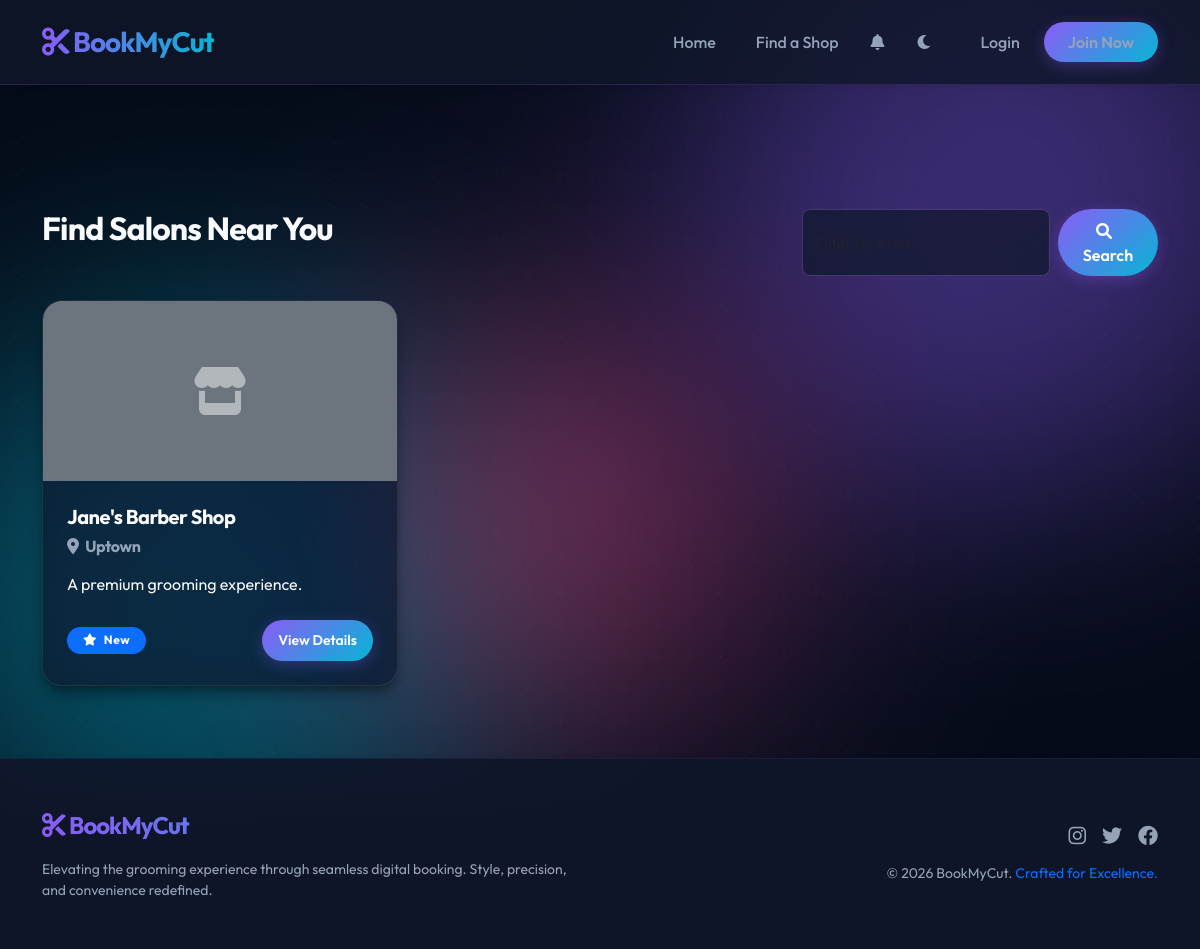
The page /shops on the database its author committed.
### tables this page shows
CREATE TABLE shops (
    id INTEGER PRIMARY KEY AUTOINCREMENT,
    owner_id INTEGER NOT NULL,
    name VARCHAR(100) NOT NULL,
    area VARCHAR(100) NOT NULL,
    address TEXT NOT NULL,
    description TEXT,
    contact_number VARCHAR(20),
    shop_image VARCHAR(255),
    created_at TIMESTAMP DEFAULT (datetime('now', 'localtime')),
    FOREIGN KEY (owner_id) REFERENCES users(id) ON DELETE CASCADE
);

### app.py (the view, shortened to what this page needs)
@app.route('/shops')
def list_shops():
    cursor = get_db_cursor()
    area_filter = request.args.get('area', '').strip()
    cursor.execute('SELECT DISTINCT area FROM shops WHERE area IS NOT NULL')
    all_areas = [row['area'] for row in cursor.fetchall()]
    for area in all_areas:
        search_index.insert(area)
    query = 'SELECT * FROM shops'
    params = ()
    cursor.execute(query, params)
    shops = [dict(row) for row in cursor.fetchall()]
    for shop in shops:
         cursor.execute('SELECT AVG(rating) as avg_rating FROM reviews WHERE shop_id = ?', (shop['id'],))
         res = cursor.fetchone()
         shop['rating'] = round(res['avg_rating'], 1) if res['avg_rating'] else 'New'
    return render_template('shops.html', shops=shops, all_areas=all_areas, area_filter=area_filter)

### app.py (called while the page is built)
def get_db_cursor():
    return db.connection.cursor()

def is_logged_in():
    return 'loggedin' in session

@app.context_processor
def inject_shop_status():
    unread_count = 0
    if is_logged_in():
        from flask import g
        cursor = get_db_cursor()
        cursor.execute("SELECT COUNT(*) as count FROM notifications WHERE user_id = ? AND is_read = FALSE", (session['id'],))
        res = cursor.fetchone()
        unread_count = res['count'] if res else 0
    if is_logged_in() and is_owner():
        cursor = get_db_cursor()
        cursor.execute('SELECT id FROM shops WHERE owner_id = ?', (session['id'],))
        shop = cursor.fetchone()
        return {'owner_has_shop': shop is not None, 'owner_shop_id': shop['id'] if shop else None, 'unread_notifications': unread_count}
    return {'owner_has_shop': False, 'owner_shop_id': None, 'unread_notifications': unread_count}

    @property
    def connection(self):
        if 'db_conn' not in g:
            g.db_conn = sqlite3.connect(self.db_path)
            g.db_conn.row_factory = sqlite3.Row
            g.db_conn.execute("PRAGMA foreign_keys = ON")
        return g.db_conn

    def insert(self, word):
        if not word: return
        node = self.root
        for char in word.lower():
            if char not in node.children:
                node.children[char] = TrieNode()
            node = node.children[char]
        node.is_end_of_word = True

### templates/shops.html (shortened to what this page needs)
{% extends 'base.html' %}
{% block content %}
<div class="row mb-4">
    <div class="col-md-8">
        <h2>Find Salons Near You</h2>
    </div>
    <div class="col-md-4">
        <form action="{{ url_for('list_shops') }}" method="get" class="d-flex">
            <input class="form-control me-2" type="search" name="area" placeholder="Filter by Area" aria-label="Search"
                list="area-list" value="{{ area_filter or '' }}">
            <button class="btn btn-primary rounded-pill px-4" type="submit">
                <i class="fas fa-search me-2"></i> Search
            </button>
        </form>
    </div>
</div>
<div class="row">
    {% for shop in shops %}
    <div class="col-md-4 mb-4">
        <div class="glass-card h-100 p-0 overflow-hidden fade-in">
            {% if shop.shop_image %}
            <img src="{{ url_for('static', filename='uploads/shop_pics/' + shop.shop_image) }}" class="card-img-top"
                alt="{{ shop.name }}" style="height: 180px; object-fit: cover;">
            {% else %}
            <div class="card-img-top bg-secondary d-flex align-items-center justify-content-center"
                style="height: 180px;">
                <i class="fas fa-store fa-3x text-light opacity-50"></i>
            </div>
            {% endif %}
            <div class="card-body p-4">
                <h5 class="fw-bold text-white mb-2">{{ shop.name }}</h5>
                <h6 class="text-muted mb-3"><i class="fas fa-map-marker-alt me-1"></i> {{ shop.area }}</h6>
                <p class="text-light text-truncate mb-4">{{ shop.description }}</p>
                <div class="d-flex justify-content-between align-items-center">
                    <span class="badge bg-primary px-3 rounded-pill"><i class="fas fa-star me-1"></i> {{ shop.rating
                        }}</span>
                    <a href="{{ url_for('shop_details', shop_id=shop.id) }}"
                        class="btn btn-primary btn-sm rounded-pill px-3">View Details</a>
                </div>
            </div>
        </div>
    </div>
    {% else %}
    <div class="col-12">
        <div class="alert alert-warning text-center">
            No shops found. Try a different area or check back later!
        </div>
    </div>
    {% endfor %}
</div>
{% endblock %}

### static/css/style.css (style rules this page uses)
:root { --bg-color: #050b18; --surface-color: #0f172a; --primary-color: #8b5cf6; --primary-glow: rgba(139, 92, 246, 0.5); --secondary-color: #06b6d4; --secondary-glow: rgba(6, 182, 212, 0.5); --accent-color: #f43f5e; --text-color: #f8fafc; --text-muted: #94a3b8; --glass-bg: rgba(15, 23, 42, 0.7); --glass-border: rgba(255, 255, 255, 0.08); --shadow-sm: 0 1px 2px 0 rgba(0, 0, 0, 0.05); --shadow-md: 0 4px 6px -1px rgba(0, 0, 0, 0.1), 0 2px 4px -1px rgba(0, 0, 0, 0.06); --shadow-lg: 0 10px 15px -3px rgba(0, 0, 0, 0.4), 0 4px 6px -2px rgba(0, 0, 0, 0.2); --shadow-xl: 0 20px 25px -5px rgba(0, 0, 0, 0.5), 0 10px 10px -5px rgba(0, 0, 0, 0.3); --nav-bg: rgba(15, 23, 42, 0.8); --footer-bg: rgba(15, 23, 42, 0.95); --card-hover-bg: linear-gradient(145deg, rgba(139, 92, 246, 0.1), rgba(6, 182, 212, 0.05)); --transition-speed: 0.3s; --slot-grid-bg: rgba(0, 0, 0, 0.3); --slot-btn-border: rgba(255, 255, 255, 0.1); --hero-title-gradient: linear-gradient(135deg, #ffffff 0%, #cbd5e1 100%); --hero-text-clr: rgba(248, 250, 252, 0.85); --hero-border-clr: rgba(255, 255, 255, 0.12); --hero-glow-opacity: 0.3; --aurora-1: #8b5cf6; --aurora-2: #06b6d4; --aurora-3: #f43f5e; --aurora-4: #6366f1; --dot-color: rgba(255, 255, 255, 0.05); --card-sub-bg: rgba(255, 255, 255, 0.03); --inner-border: rgba(255, 255, 255, 0.1); }
body { font-family: 'Outfit', sans-serif; background-color: var(--bg-color); color: var(--text-color); display: flex; flex-direction: column; min-height: 100vh; overflow-x: hidden; position: relative; transition: background-color var(--transition-speed), color var(--transition-speed); }
.glass-card { background: var(--glass-bg); backdrop-filter: blur(16px) saturate(180%); -webkit-backdrop-filter: blur(16px) saturate(180%); border: 1px solid var(--glass-border); border-radius: 20px; box-shadow: var(--shadow-lg); transition: all 0.5s cubic-bezier(0.23, 1, 0.32, 1); position: relative; overflow: hidden; }
.text-muted { color: var(--text-muted) !important; }
.btn-primary { background: linear-gradient(135deg, var(--primary-color), var(--secondary-color)); border: none; color: white; font-weight: 600; padding: 0.6rem 1.5rem; border-radius: 10px; box-shadow: 0 4px 15px rgba(139, 92, 246, 0.3); transition: all 0.4s cubic-bezier(0.175, 0.885, 0.32, 1.275); }
.btn-primary { position: relative; overflow: hidden; }
h1, h2, h3, h4, h5, h6 { font-weight: 700; letter-spacing: -0.025em; }
.form-control, .form-select, .input-group-text { background-color: var(--glass-bg) !important; border: 1px solid var(--glass-border) !important; color: var(--text-color) !important; border-radius: 8px; }
.fade-in { animation: slideUp 0.8s cubic-bezier(0.2, 0.8, 0.2, 1) forwards; }
.badge { padding: 0.6em 1.2em; font-weight: 700; letter-spacing: 0.5px; border-radius: 50px; backdrop-filter: blur(4px); }
.btn-primary { background: linear-gradient(135deg, var(--primary-color), var(--secondary-color)); border: none; box-shadow: 0 4px 15px rgba(139, 92, 246, 0.3); color: white; font-weight: 600; padding: 0.6rem 1.5rem; border-radius: 10px; transition: all 0.4s cubic-bezier(0.175, 0.885, 0.32, 1.275); }

### rows shown on the page
shops: name "Jane's Barber Shop", area "Uptown", description "A premium grooming experience.", rating "New"
